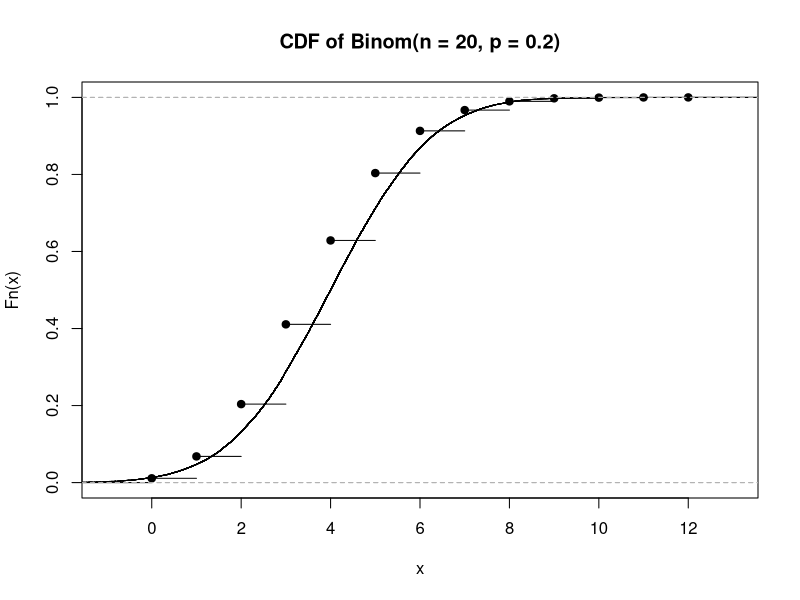
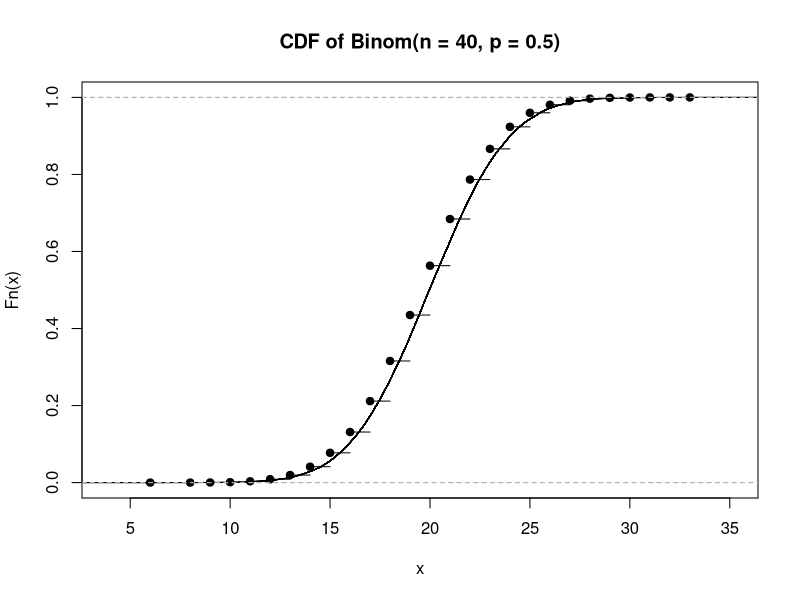

Write the R code that produced these figures, in order.
##################################
# Author: Evan Whitfield
# Collaborators: N/A
# Program Purpose: HW7 5.9 - Normal Approximations
# Date: 7/18/2024
##################################

#Gather random data from Binom(20,0.2)
sample_data_1a <- rbinom(50000,20, 0.2)

#Plot data from Binom(20,0.2)
CDF_1a <- ecdf(sample_data_1a)
plot(CDF_1a, main = "CDF of Binom(n = 20, p = 0.2)")

#Gather random data from Normal approximation of Binom(20,0.2)
sample_data_2a <- rnorm(50000,4,sqrt(20*0.2*0.8))

#Plot data from Normal approximation of Binom(20,0.2)
CDF_2a <- ecdf(sample_data_2a)
plot(CDF_2a, add = TRUE)

#Gather random data from Binom(40,0.5)
sample_data_1b <- rbinom(50000,40, 0.5)

#Plot data from Binom(40,0.5)
CDF_1b <- ecdf(sample_data_1b)
plot(CDF_1b, main = "CDF of Binom(n = 40, p = 0.5)")

#Gather random data from Normal approximation of Binom(40,0.5)
sample_data_2b <- rnorm(50000,20,sqrt(40*0.5*0.5))

#Plot data from Normal approximation of Binom(40,0.5)
CDF_2b <- ecdf(sample_data_2b)
plot(CDF_2b, add = TRUE)